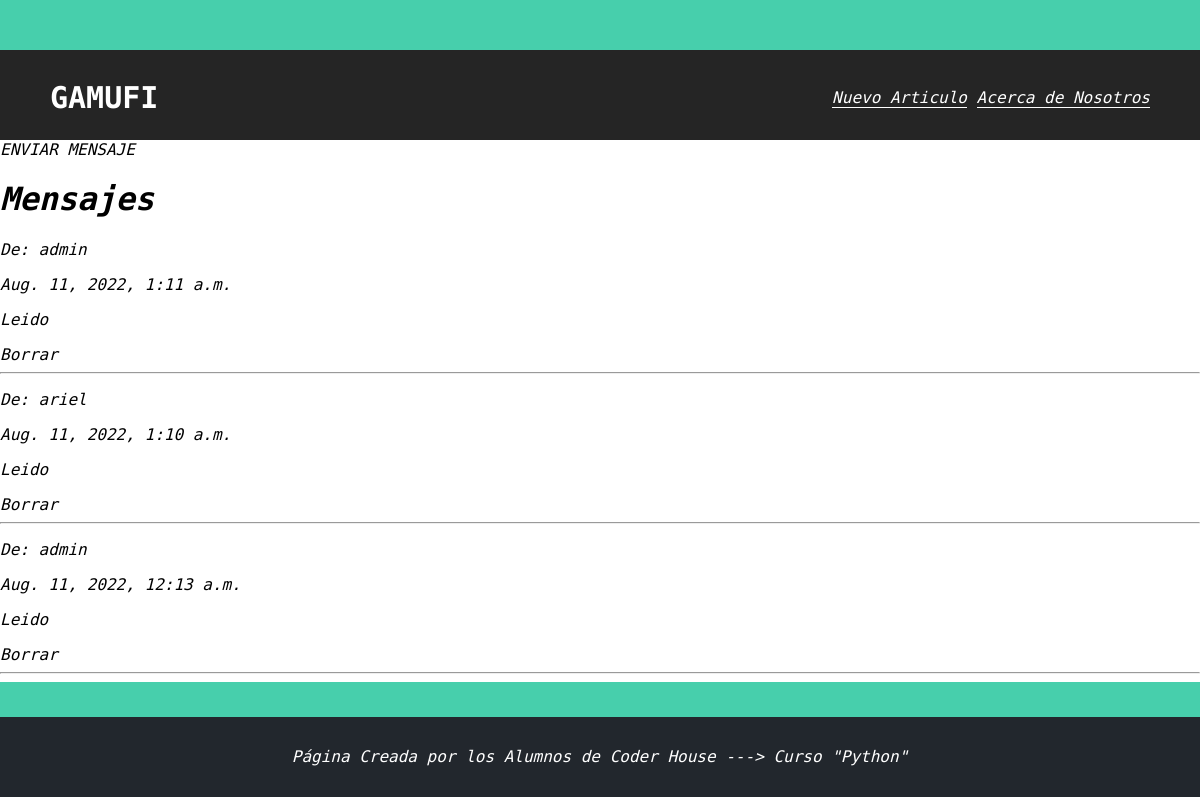
Screenshot of /leer/ (signed in) with the database file from the repository.
### Mensajes/models.py (models this page shows, shortened)
class Mensajes(models.Model):
    user=models.ForeignKey(User, on_delete=models.CASCADE)
    nombre = models.CharField(max_length=50)
    mensaje=models.TextField(max_length=250)
    autor=models.CharField(max_length=50)
    creado = models.DateTimeField(auto_now_add=True)
    leido=models.BooleanField(default=False)

### Mensajes/views.py (the view)
# urls.py: path('leer/', mensajes, name= 'mensajes'),
def mensajes(request):
    mensajes = Mensajes.objects.filter(nombre=request.user).order_by('-creado')
    return render(request, "Mensajes/mensajes.html", {'mensajes':mensajes})

### Mensajes/templates/Mensajes/mensajes.html
{% extends "padre.html" %}
{% load static %}
{% block Articulo %}
    <div>
         <a href="{% url 'listaUsuarios' %}">ENVIAR MENSAJE</a>
        <h1>Mensajes</h1>
        {% if mensajes %}
        {% for mensaje in mensajes %}
        <p>De: <a href="{% url 'mensaje' mensaje.id %}">{{ mensaje.autor }}</a></p>
        <p>{{ mensaje.creado }}</p>
        {% if mensaje.leido %}
            <p>Leido</p>
        {% else %}
            <p><b> No leido </b></p>
        {% endif %}
        <a href="{% url 'borrar' mensaje.id %}">Borrar</a>
        <hr>
        {% endfor %}
        {% else %}
        <h4>No hay mensajes</h4>
        {% endif %}
    </div>
{% endblock %}

### Articulos/static/main.css (style rules this page uses)
body { font-family: 'Roboto Mono', monospace; margin: 0; padding: 0; }
a { text-decoration: none; display: inline; color: black; }

### rows the page displays
Mensajes: autor "admin", creado "Aug. 11, 2022, 1:11 a.m.", leido "Leido"
Mensajes: autor "ariel", creado "Aug. 11, 2022, 1:10 a.m.", leido "Leido"
Mensajes: autor "admin", creado "Aug. 11, 2022, 12:13 a.m.", leido "Leido"
